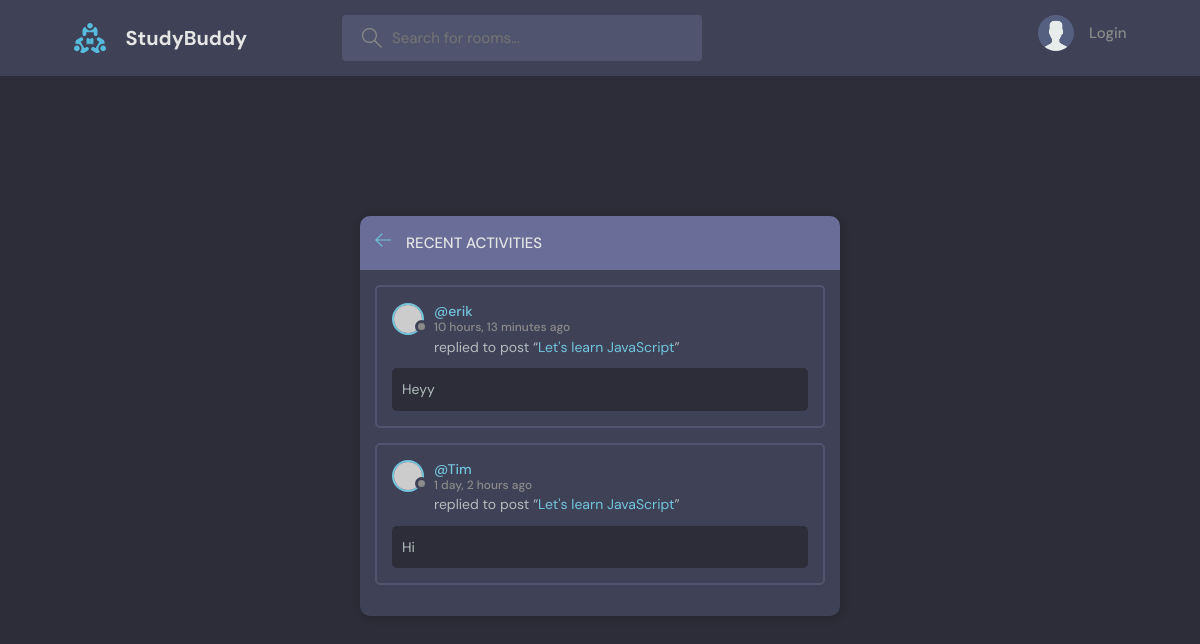
The page /activity/ on the database as committed earlier.
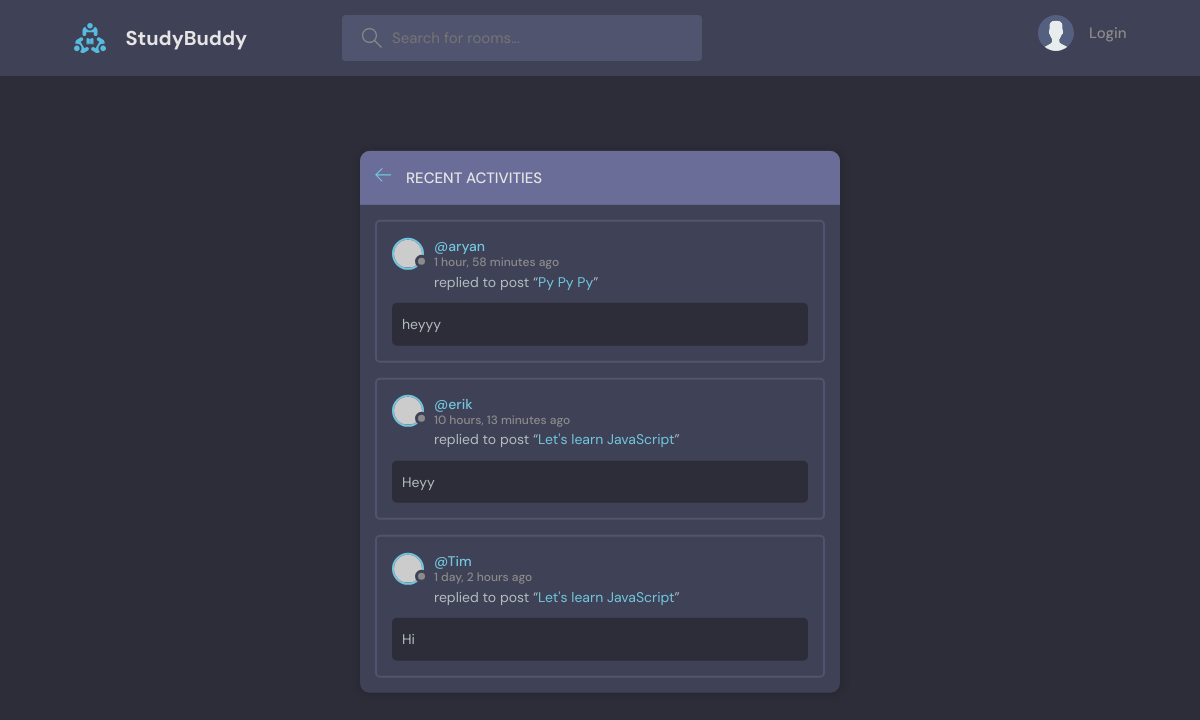
The same page on the database as committed later.
### base/models.py (models this page shows)
class Message(models.Model):
    user = models.ForeignKey(User, on_delete=models.CASCADE)
    room = models.ForeignKey(Room, on_delete=models.CASCADE)
    body = models.TextField()
    updated = models.DateTimeField(auto_now=True)       # Updated on every updation
    created = models.DateTimeField(auto_now_add=True)   # Only updated when created
    class Meta:
        ordering = ['-updated', '-created']
    def __str__(self):
        return self.body[0:50]     #* Only the first 50 characters in the preview of message

class Room(models.Model):
    host = models.ForeignKey(User, on_delete=models.SET_NULL, null=True)
    topic = models.ForeignKey(Topic, on_delete=models.SET_NULL, null=True)
    name = models.CharField(max_length=200)
    description = models.TextField(null=True, blank=True)
    participants = models.ManyToManyField(User, related_name='participants', blank=True)
    updated = models.DateTimeField(auto_now=True)       # Updated on every updation
    created = models.DateTimeField(auto_now_add=True)   # Only updated when created
    class Meta:
        ordering = ['-updated', '-created']
    def __str__(self):
        return self.name

### base/views.py (the view)
# urls.py: path('activity/', views.activityPage, name="activity"),
def activityPage(request):
    room_messages = Message.objects.all()
    return render(request, 'base/activity.html', {'room_messages': room_messages})

### base/templates/base/activity.html (shortened to what this page needs)
{% extends 'main.html' %}
{% block content %}
<main class="layout">
  <div class="container">
    <div class="layout__box">
      <div class="layout__boxHeader">
        <div class="layout__boxTitle">
          <a href="{% url 'home' %}">
            <svg version="1.1" xmlns="http://www.w3.org/2000/svg" width="32" height="32" viewBox="0 0 32 32">
              <title>arrow-left</title>
              <path
                d="M13.723 2.286l-13.723 13.714 13.719 13.714 1.616-1.611-10.96-10.96h27.625v-2.286h-27.625l10.965-10.965-1.616-1.607z"
              ></path>
            </svg>
          </a>
          <h3>Recent Activities</h3>
        </div>
      </div>
      {% for message in room_messages %}
      <div class="activities__box">
        <div class="activities__boxHeader roomListRoom__header">
          <a href="{% url 'user-profile' message.user.id %}" class="roomListRoom__author">
            <div class="avatar avatar--small">
              <img src="https://randomuser.me/api/portraits/women/11.jpg" />
            </div>
            <p>
              @{{message.user}}
              <span> {{message.created | timesince}} ago</span>
            </p>
          </a>
        </div>
        <div class="activities__boxContent">
          <p>replied to post “<a href="{% url 'room' message.room.id %}"> {{ message.room }} </a>”</p>
          <div class="activities__boxRoomContent">
              {{message}}
          </div>
        </div>
      </div>
      {% endfor %}
      </div>
    </div>
</main>
{% endblock content %}

Rows that differ between the two databases and show on the page:
added Message: user "aryan", created "1 hour, 58 minutes", room "Py Py Py", body "heyyy"
